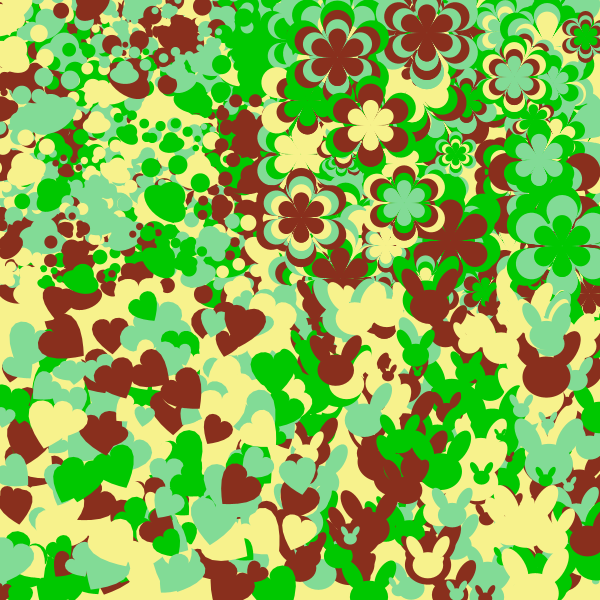
Frame 1 (no input)
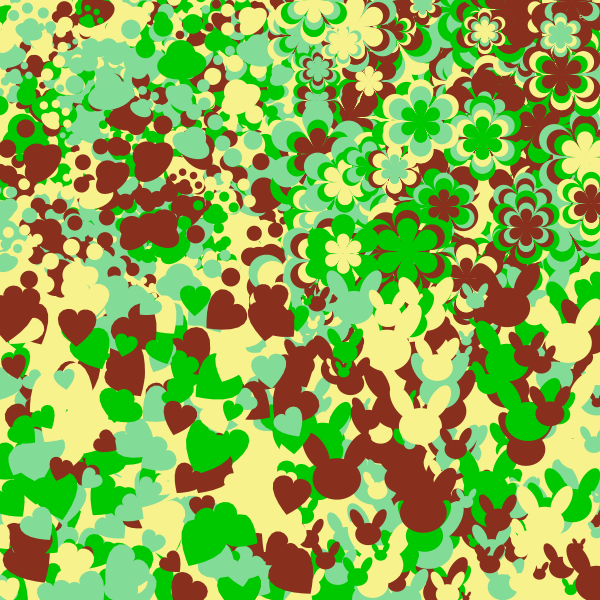
Frame 2 (the mouse pressed at the canvas centre, redrawn once)

The Processing sketch that drew these frames (run headless with seeded random() and noise(); the mouse was pressed at the canvas centre and the sketch redrawn once):

// Processing sketch: processing_68582
// ── processing_68582.pde

float num;

void setup() {
  size(600, 600);
  colorMode(RGB, 255, 255, 255);
  smooth();

  noLoop();
  randomSeed(0);

  noStroke();
}

color bg = color(247, 242, 140);

color[] c = {
  color(247, 242, 140), color(137, 47, 29), color(130, 219, 150), color(0, 200, 0)
};

void draw() {
  background(bg);

  draw_footmark();
  draw_flower();
  draw_rabbit();
  draw_heart();
}

void draw_footmark() {
  for (int i = 0; i < 250;i++) {
    pushMatrix();
    translate(random(width/2), random(height/2));
    rotate(sin(random(-1, 1)));
    fill(c[(int)random(3.999999999)]);
    footmark(random(3, 10));
    popMatrix();
  }
}

void footmark(float s) {
  ellipse(0, 0, 5*s, 3*s);
  ellipse(0, -1*s, 3*s, 3*s);

  ellipse(-3.5*s, -2*s, 2*s, 2*s);
  ellipse(-1.5*s, -4*s, 2*s, 2*s);
  ellipse(1.5*s, -4*s, 2*s, 2*s);
  ellipse(3.5*s, -2*s, 2*s, 2*s);
}

void draw_flower() {
  for (int i = 0; i < 100;i++) {
    pushMatrix();
    translate(random(width/2, width), random(height/2));
    peacock(0, 0);
    popMatrix();
  }
}

void peacock(float x, float y) {
  num = random(0.2, 0.6);
  for (int i = 6;i>=3;i-=2) {
    noStroke();
    fill(c[(int)random(3.999999999)]);
    drop(x, y, i);
    fill(c[(int)random(3.999999999)]);
    drop(x, y, i-1);
  }
}

void drop(float x, float y, int s) {
  for (int j = 0 ; j <= 6; j++) {
    pushMatrix();
    translate(x, y);
    rotate(radians((360/ 6) * j));

    for (int i = 10; i > 0;i--) {
      ellipse(0, (i*1.2*s)*num, (s*i+3)*num, (s*i+3)*num);
    }
    popMatrix();
  }
}

void draw_rabbit() {
  for (int i = 0; i < 200;i++) {
    pushMatrix();
    translate(random(width/2, width), random(height/2, height));
    fill(c[(int)random(3.999999999)]);
    rabbit(0, 0, random(0.1, 0.7));
    popMatrix();
  }
}

void rabbit(float x, float y, float s) {
  pushMatrix();
  translate(x-30*s, y-40*s);
  rotate(100);
  ellipse(0, 0, 30*s, 60*s);
  popMatrix();

  pushMatrix();
  translate(x+30*s, y-40*s);
  rotate(-100);
  ellipse(0, 0, 30*s, 60*s);
  popMatrix();

  ellipse(x, y, 70*s, 60*s);
}

void draw_heart() {
  for (int i = 0; i < 250;i++) {
    float s = random(20, 50);
    pushMatrix();
    translate(random(width/2), random(height/2, height));
    rotate(random(-1, 1));
    fill(c[(int)random(3.999999999)]);
    heart(0, 0, s, s);
    popMatrix();
  }
}

//http://blog.p5info.com/?p=28
void heart(float centerX, float centerY, float width, float height) {
  final float WIDTH = width / 2 * 0.85;
  final float HEIGHT = height / 2;
  final float OFFSET = centerY - (HEIGHT / 6 * 5);
  beginShape();
  for (int i = 0; i < 30; i++) {
    float tx = abs(sin(radians(i * 12))) * (1 + cos(radians(i * 12))) * sin(radians(i * 12)) * WIDTH + centerX;
    float ty = (0.8 + cos(radians(i * 12))) * cos(radians(i * 12)) * HEIGHT + OFFSET;
    vertex(tx, ty);
  }
  endShape(CLOSE);
}
